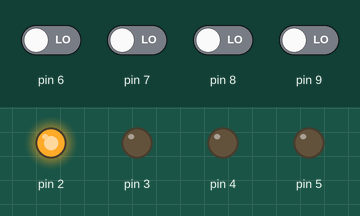
The program below on a simulated Arduino Uno, built with avr-gcc and run on an emulated ATmega328P. On the bench: output pins drawn as LEDs (lit = HIGH). The inputs (shaded band) are chosen by the test bench; at power-on: pin 6–9 LOW.

Above: at 1.2 s.
1.3 s: pin 6 driven HIGH
At 2.3 s:
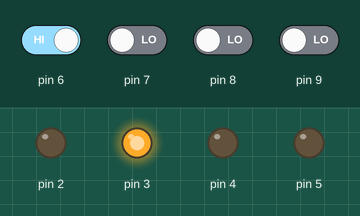
2.8 s: pin 7 driven HIGH
At 3.4 s:
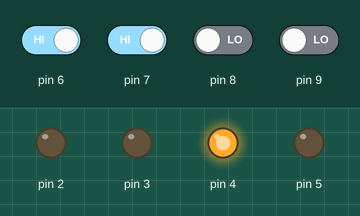
4.3 s: pin 8 driven HIGH
At 4.6 s:
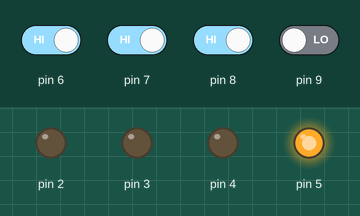
5.8 s: pin 9 driven HIGH
At 6.9 s:
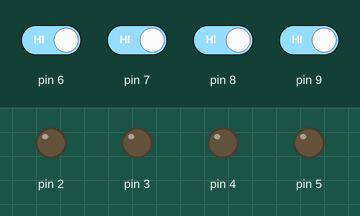
7.3 s: pin 9 driven LOW
At 8.0 s:
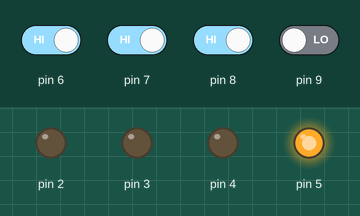
8.8 s: pin 6 driven LOW
At 9.2 s:
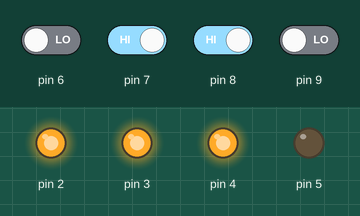
Timing chart, 0 to 11.3 s (numbered marks = the images above; inputs shaded):
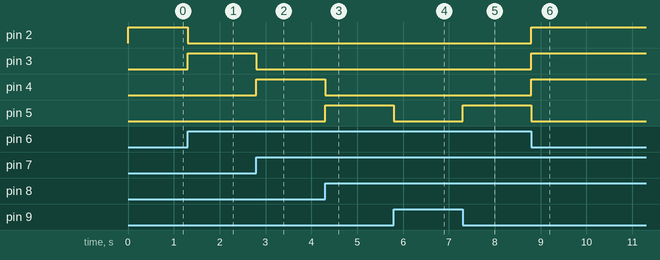

Measured:
- after the input at 1.3 s, pin 2: HIGH → LOW at once; pin 3: LOW → HIGH at once
- after the input at 2.8 s, pin 3: HIGH → LOW at once; pin 4: LOW → HIGH at once
- after the input at 4.3 s, pin 4: HIGH → LOW at once; pin 5: LOW → HIGH at once
- after the input at 5.8 s, pin 5: HIGH → LOW at once
- after the input at 7.3 s, pin 5: LOW → HIGH at once
- after the input at 8.8 s, pin 2–4: LOW → HIGH at once; pin 5: HIGH → LOW at once

The program:

main.cpp
```cpp
#include <Arduino.h>

int A,B,C,D;
int W,X,Y,Z;

//Code released under GNU GPL. Free to use for anything.
void disp_7447(int D, int C, int B, int A)
{


 W= digitalRead(6);

X=digitalRead(7);
Y=digitalRead(8);

Z=digitalRead(9);
digitalWrite(2,A);

digitalWrite(3,B);
digitalWrite(4,C);

digitalWrite(5,D);
}

void setup() {

pinMode(2, OUTPUT);

pinMode(3, OUTPUT);

pinMode(4, OUTPUT);

pinMode(5, OUTPUT); pinMode(6, INPUT);

pinMode(7, INPUT); pinMode(8, INPUT);

pinMode(9, INPUT);

}

//the loop function runs over and over ag

void loop() {

A=(!W&&!X&&!Y&&!Z) || (!W&&X&&!Y&&!Z) || (!W&&!X&&Y&&!Z) || (!W&&X&&Y&&!Z) || (!W&&!X&&!Y&&Z);
B=(W&&!X&&!Y&&!Z) || (!W&&X&&!Y&&!Z) || (W&&!X&&Y&&!Z) || (!W&&X&&Y&&!Z);
C=(W&&X&&!Y&&!Z) || (!W&&!X&&Y&&!Z) || (W&&!X&&Y&&!Z) || (!W&&X&&Y&&!Z);
D = (W&&X&&Y&&!Z)||(!W&&!X&&!Y&&Z);

disp_7447 (D,C,B,A);

}
```
